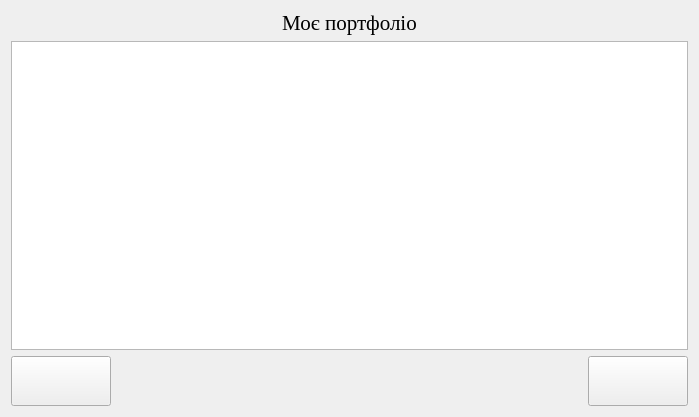
<?xml version="1.0" encoding="UTF-8"?>
<ui version="4.0">
 <class>PortfolioWindow</class>
 <widget class="QWidget" name="PortfolioWindow">
  <property name="geometry">
   <rect>
    <x>0</x>
    <y>0</y>
    <width>699</width>
    <height>417</height>
   </rect>
  </property>
  <property name="windowTitle">
   <string>Form</string>
  </property>
  <layout class="QGridLayout" name="gridLayout_2">
   <item row="0" column="0">
    <layout class="QGridLayout" name="gridLayout">
     <item row="1" column="0">
      <layout class="QVBoxLayout" name="verticalLayout">
       <item>
        <widget class="QTableWidget" name="portfolioTableWidget"/>
       </item>
       <item>
        <layout class="QHBoxLayout" name="horizontalLayout">
         <item>
          <widget class="QPushButton" name="tradeWindow_button">
           <property name="sizePolicy">
            <sizepolicy hsizetype="Minimum" vsizetype="Fixed">
             <horstretch>0</horstretch>
             <verstretch>0</verstretch>
            </sizepolicy>
           </property>
           <property name="minimumSize">
            <size>
             <width>100</width>
             <height>50</height>
            </size>
           </property>
           <property name="text">
            <string/>
           </property>
           <property name="icon">
            <iconset>
             <normaloff>images/arrow-left.png</normaloff>images/arrow-left.png</iconset>
           </property>
           <property name="iconSize">
            <size>
             <width>35</width>
             <height>35</height>
            </size>
           </property>
          </widget>
         </item>
         <item>
          <spacer name="horizontalSpacer">
           <property name="orientation">
            <enum>Qt::Horizontal</enum>
           </property>
           <property name="sizeType">
            <enum>QSizePolicy::Expanding</enum>
           </property>
           <property name="sizeHint" stdset="0">
            <size>
             <width>40</width>
             <height>20</height>
            </size>
           </property>
          </spacer>
         </item>
         <item>
          <widget class="QPushButton" name="pushButton_2">
           <property name="minimumSize">
            <size>
             <width>100</width>
             <height>50</height>
            </size>
           </property>
           <property name="text">
            <string/>
           </property>
           <property name="icon">
            <iconset>
             <normaloff>images/arrow-right.png</normaloff>images/arrow-right.png</iconset>
           </property>
           <property name="iconSize">
            <size>
             <width>35</width>
             <height>35</height>
            </size>
           </property>
          </widget>
         </item>
        </layout>
       </item>
      </layout>
     </item>
     <item row="0" column="0">
      <widget class="QLabel" name="label">
       <property name="font">
        <font>
         <family>Times New Roman</family>
         <pointsize>16</pointsize>
        </font>
       </property>
       <property name="text">
        <string>Моє портфоліо</string>
       </property>
       <property name="alignment">
        <set>Qt::AlignCenter</set>
       </property>
      </widget>
     </item>
    </layout>
   </item>
  </layout>
 </widget>
 <resources/>
 <connections/>
</ui>
